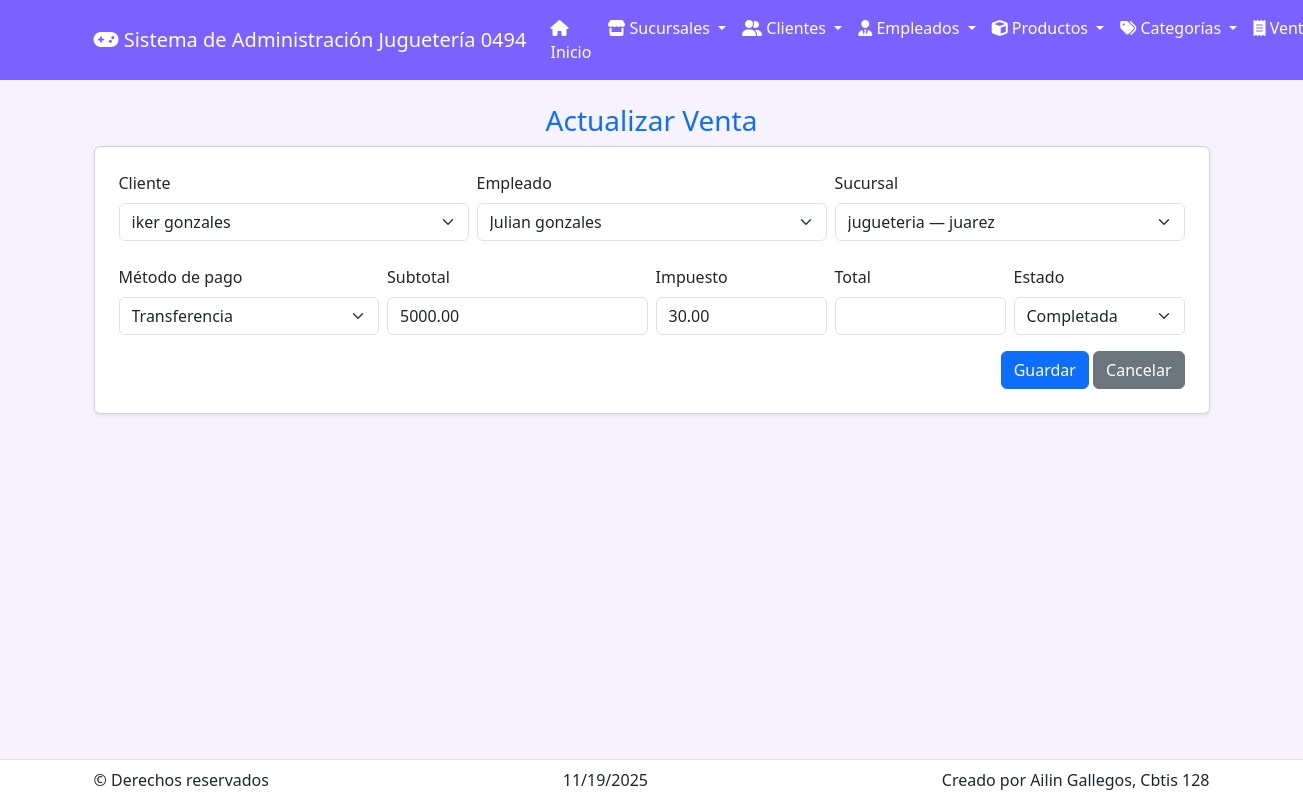
The page /ventas/actualizar/2/ on the database its author committed.
### app_Jugueteria/models.py (models this page shows, shortened)
class Venta(models.Model):
    ESTADOS = [
        ('completada', 'Completada'),
        ('pendiente', 'Pendiente'),
        ('cancelada', 'Cancelada'),
    ]
    METODOS = [
        ('efectivo', 'Efectivo'),
        ('tarjeta', 'Tarjeta'),
        ('transferencia', 'Transferencia'),
    ]
    id_venta = models.AutoField(primary_key=True)
    fecha = models.DateTimeField(default=timezone.now)
    id_cliente = models.ForeignKey(Cliente, on_delete=models.CASCADE, related_name='ventas')
    id_empleado = models.ForeignKey(Empleado, on_delete=models.CASCADE, related_name='ventas')
    id_sucursal = models.ForeignKey(Sucursal, on_delete=models.CASCADE, related_name='ventas')
    id_producto = models.ForeignKey(Producto, on_delete=models.CASCADE, related_name='ventas')
    metodo_pago = models.CharField(max_length=20, choices=METODOS)
    subtotal = models.DecimalField(max_digits=10, decimal_places=2)
    impuesto = models.DecimalField(max_digits=10, decimal_places=2)
    id_producto = models.ForeignKey(
    Producto,
    on_delete=models.CASCADE,
    related_name='ventas',
    null=True,
    blank=True
    )
    estado = models.CharField(max_length=20, choices=ESTADOS, default='pendiente')

class Cliente(models.Model):
    nombre = models.CharField(max_length=100)
    apellido = models.CharField(max_length=100)
    edad = models.PositiveIntegerField(blank=True, null=True)
    direccion = models.CharField(max_length=200, blank=True, null=True)
    telefono = models.CharField(max_length=20, blank=True, null=True)
    email = models.EmailField(blank=True, null=True)
    id_sucursal = models.ForeignKey(Sucursal, on_delete=models.CASCADE, related_name="clientes")

class Empleado(models.Model):
    nombre = models.CharField(max_length=100)
    apellido = models.CharField(max_length=100)
    edad = models.PositiveIntegerField(blank=True, null=True)
    direccion = models.CharField(max_length=200, blank=True, null=True)
    puesto = models.CharField(max_length=100)
    salario = models.DecimalField(max_digits=10, decimal_places=2, blank=True, null=True)
    id_sucursal = models.ForeignKey(Sucursal, on_delete=models.CASCADE, related_name="empleados")

class Sucursal(models.Model):
    nombre = models.CharField(max_length=100)
    direccion = models.CharField(max_length=200)
    ciudad = models.CharField(max_length=100)
    estado = models.CharField(max_length=100)
    telefono = models.CharField(max_length=20, blank=True, null=True)
    codigo_postal = models.CharField(max_length=10, blank=True, null=True)
    email = models.EmailField(blank=True, null=True)
    imagen = models.ImageField(upload_to='sucursales/', blank=True, null=True)

### app_Jugueteria/views.py (the view)
# urls.py: path('ventas/actualizar/<int:id_venta>/', views.actualizar_venta, name='actualizar_venta'),
def actualizar_venta(request, id_venta):
    venta = get_object_or_404(Venta, id_venta=id_venta)
    clientes = Cliente.objects.all().order_by('nombre')
    empleados = Empleado.objects.all().order_by('nombre')
    sucursales = Sucursal.objects.all().order_by('nombre')
    productos = Producto.objects.all().order_by('nombre')
    return render(request, 'venta/actualizar_venta.html', {
        'venta': venta,
        'clientes': clientes,
        'empleados': empleados,
        'sucursales': sucursales,
        'productos': productos
    })

### app_Jugueteria/templates/venta/actualizar_venta.html (shortened to what this page needs)
{% extends 'base.html' %}
{% block content %}
<h3 class="text-center text-primary">Actualizar Venta</h3>
<form method="POST" action="{% url 'realizar_actualizacion_venta' venta.id_venta %}" class="card p-4 shadow-sm bg-white">
  <div class="row g-2">
    <div class="col-md-4">
      <label class="form-label">Cliente</label>
      <select name="id_cliente" class="form-select">
        {% for c in clientes %}
        <option value="{{ c.id }}" {% if venta.id_cliente and venta.id_cliente.id == c.id %}selected{% endif %}>{{ c.nombre }} {{ c.apellido }}</option>
        {% endfor %}
      </select>
    </div>
    <div class="col-md-4">
      <label class="form-label">Empleado</label>
      <select name="id_empleado" class="form-select">
        {% for e in empleados %}
        <option value="{{ e.id }}" {% if venta.id_empleado and venta.id_empleado.id == e.id %}selected{% endif %}>{{ e.nombre }} {{ e.apellido }}</option>
        {% endfor %}
      </select>
    </div>
    <div class="col-md-4">
      <label class="form-label">Sucursal</label>
      <select name="id_sucursal" class="form-select">
        {% for s in sucursales %}
        <option value="{{ s.id }}" {% if venta.id_sucursal and venta.id_sucursal.id == s.id %}selected{% endif %}>{{ s.nombre }} — {{ s.ciudad }}</option>
        {% endfor %}
      </select>
    </div>
  </div>
  <div class="row g-2 mt-3">
    <div class="col-md-3">
      <label class="form-label">Método de pago</label>
      <select name="metodo_pago" class="form-select">
        <option value="transferencia" {% if venta.metodo_pago == 'transferencia' %}selected{% endif %}>Transferencia</option>
      </select>
    </div>
    <div class="col-md-3">
      <label class="form-label">Subtotal</label>
      <input name="subtotal" type="number" step="0.01" class="form-control" value="{{ venta.subtotal }}">
    </div>
    <div class="col-md-2">
      <label class="form-label">Impuesto</label>
      <input name="impuesto" type="number" step="0.01" class="form-control" value="{{ venta.impuesto }}">
    </div>
    <div class="col-md-2">
      <label class="form-label">Total</label>
      <input name="total" type="number" step="0.01" class="form-control" value="{{ venta.total }}">
    </div>
    <div class="col-md-2">
      <label class="form-label">Estado</label>
      <select name="estado" class="form-select">
        <option value="completada" {% if venta.estado == 'completada' %}selected{% endif %}>Completada</option>
      </select>
    </div>
  </div>
  <div class="mt-3 text-end">
    <button class="btn btn-primary">Guardar</button>
    <a href="{% url 'ver_ventas' %}" class="btn btn-secondary">Cancelar</a>
  </div>
</form>
{% endblock %}

### app_Jugueteria/templates/base.html (style rules this page uses)
:root { --primario:#7b61ff;--secundario:#f6f2ff }
body { background:var(--secundario);padding-bottom:80px }

### rows shown on the page
Venta: id_cliente "iker gonzales", id_empleado "Julian gonzales", id_sucursal "jugueteria — juarez", metodo_pago "Transferencia", subtotal "5000.00", impuesto "30.00", estado "Completada"
